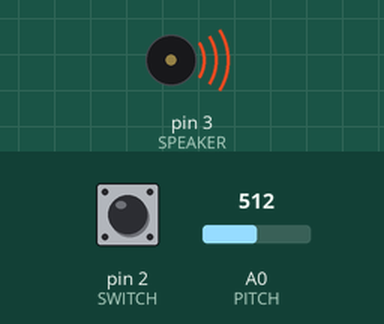
A sketch run on a simulated Arduino Uno, built with avr-gcc and run on an emulated ATmega328P. Shown: buzzer (waves = sounding). Inputs (shaded band) come from the test bench; at power-on: pin 2 (SWITCH) LOW, A0 (PITCH) = 512.

Above: at 1.2 s.
1.3 s: pin 2 (SWITCH) pulled HIGH for 1 s
At 1.9 s:
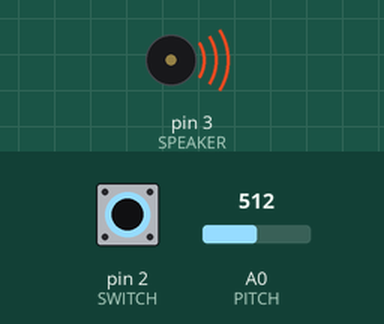
4.3 s: pin 2 (SWITCH) pulled HIGH for 3.2 s
At 4.9 s:
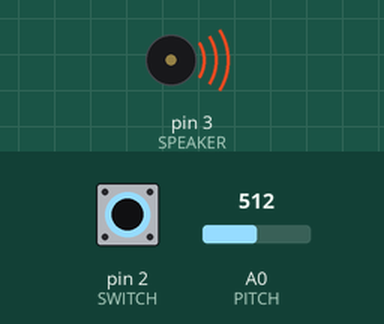
9.0 s: A0 (PITCH) set to 19
At 9.8 s:
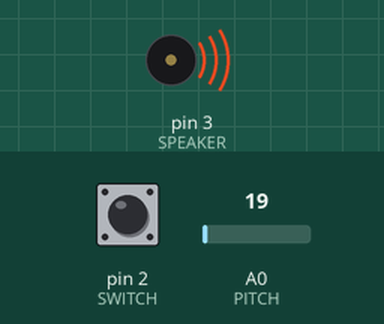
10.5 s: A0 (PITCH) set to 14
At 11.1 s:
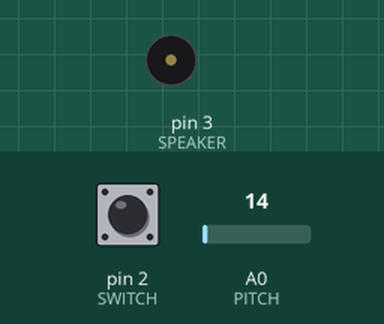
Timing chart, 0 to 13.0 s (numbered marks = the images above; inputs shaded):
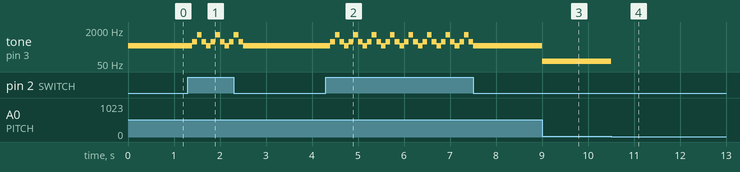

The sketch:

vco.ino
```cpp
#define PITCH A0
#define SPEAKER 3
#define SWITCH 2

void setup()
{
  pinMode(PITCH, INPUT);
  pinMode(SPEAKER, OUTPUT);
  pinMode(SWITCH, INPUT);
}

float analogToHerz(int analog)
{
  if (analog < 17)
    return 0;
  return 65.4 * pow(1.059463094359, analog / 17.05);
}

void arpeggiate(int analog)
{
  float note1, note2, note3;
  note1 = analogToHerz(analog);
  note2 = note1 * pow(1.059463094359, 7);
  note3 = note2 * pow(1.059463094359, 13);

  tone(SPEAKER, note1, 100);
  delay(100);
  tone(SPEAKER, note2, 100);
  delay(100);
  tone(SPEAKER, note3, 100);
  delay(100);
  tone(SPEAKER, note2, 100);
  delay(100);
}

void loop()
{
  int p = analogToHerz(analogRead(PITCH));

  if (digitalRead(SWITCH))
    arpeggiate(analogRead(PITCH));
  else
    tone(SPEAKER, p);
}
```

Measured:
- the behaviour switches between 17 and 16 on A0 (PITCH) (found by bisection; images 3 and 4)
- after the input at 1.3 s, tone on pin 3 (SPEAKER): 370 Hz → 555 Hz after 0.10 s, then repeats every 0.40 s: 1176 Hz 0.10 s, 555 Hz 0.10 s, 370 Hz 0.10 s, 555 Hz 0.10 s, until it stays 370 Hz from 2.5 s
- after the input at 4.3 s, tone on pin 3 (SPEAKER): 370 Hz → 555 Hz after 0.10 s, then repeats every 0.40 s: 1176 Hz 0.10 s, 555 Hz 0.10 s, 370 Hz 0.10 s, 555 Hz 0.10 s, until it stays 370 Hz from 7.5 s
- after the input at 9.0 s, tone on pin 3 (SPEAKER): 370 Hz → 69 Hz at once
- after the input at 10.5 s, tone on pin 3 (SPEAKER): 69 Hz → silent at once
